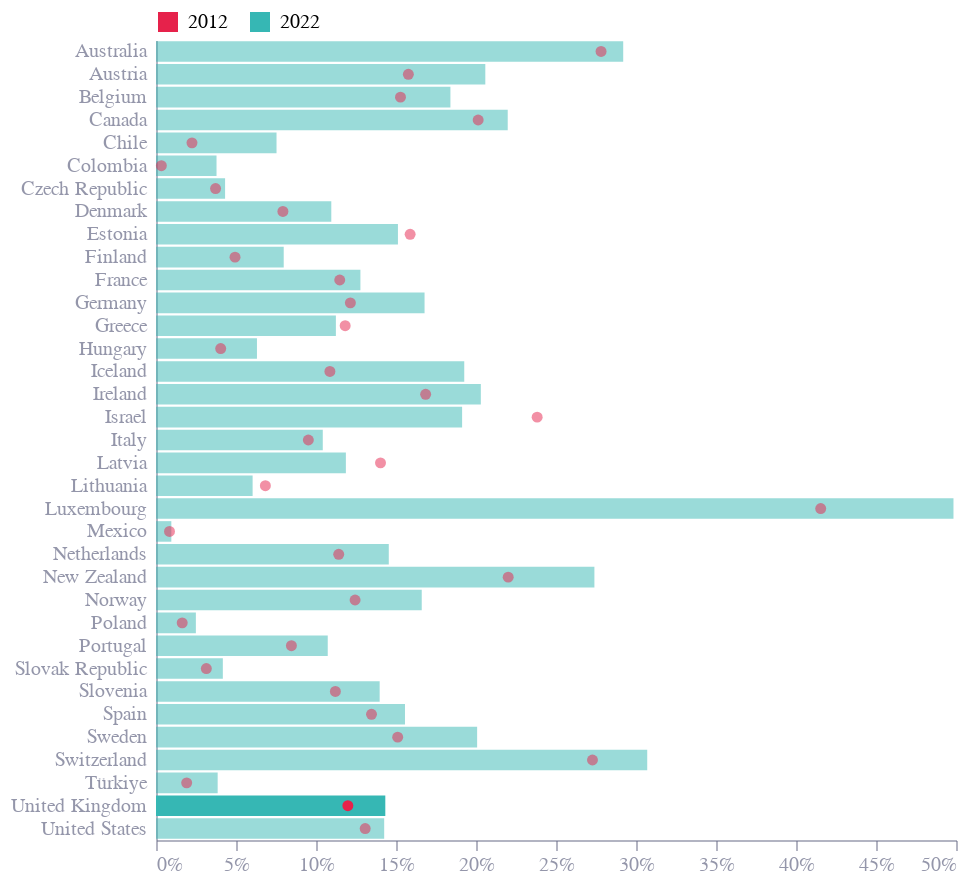

This figure's notebook cell:
### Code cell
df = pd.read_excel("data/migration_population.xlsx", skiprows=2)
df.columns = ['area'] + list(df.columns[1:])
df['country'] = df.area.shift(1)
df = df[~df.country.astype(str).str.contains('%')]
df = df.iloc[1:-1, :]
df = df.drop(columns=['area'])
df = df.melt(id_vars=['country'], var_name='date', value_name='value')
df['value'] = pd.to_numeric(df['value'], errors='coerce')
df = df.dropna().sort_values(['country', 'date'])
full_df = df.copy()

recent_df = df.sort_values('date').drop_duplicates(subset=['country'], keep='last').rename(columns={'value': 'end'})
start_df = df.sort_values('date').drop_duplicates(subset=['country'], keep='first').rename(columns={'value': 'start'})

df = pd.merge(start_df, recent_df, on='country')

def get_iso3(country):
    try:
        return pycountry.countries.lookup(country).alpha_3
    except LookupError:
        manual = {'Türkiye': 'TUR'}
        if country in manual:
            return manual[country]
        print(f"Could not find ISO3 code for {country}")
        return None

df['iso3'] = df['country'].apply(get_iso3)

oecd_iso3s = ["AUS","AUT","BEL","CAN","CHL","COL","CZE","DNK","EST","FIN","FRA","DEU","GRC","HUN","ISL","IRL","ISR","ITA","JPN","KOR","LVA","LTU","LUX","MEX","NLD","NZL","NOR","POL","PRT","SVK","SVN","ESP","SWE","CHE","TUR","GBR","USA"]

df = df[df.iso3.isin(oecd_iso3s)]
df['series'] = '2022'

df['rank'] = df['end'].rank(ascending=False)

bars = alt.Chart(df).mark_bar(color="#36B7B4").encode(
    x=alt.X('end:Q', axis=alt.Axis(labelExpr='datum.value + "%"')),
    y=alt.Y('country:N', title='', 
            sort=alt.EncodingSortField(field='rank', order='ascending')),
    color=alt.Color('series:N', scale=alt.Scale(
        domain=['2022', '2012'],
        range=['#36B7B4', '#E6224B']
    ),
        legend=alt.Legend(orient='none', 
                          values=['2012', '2022'],
                          title='', direction='horizontal', legendX=0, legendY=-15)
    ),
    opacity=alt.condition(alt.datum.iso3 == 'GBR', alt.value(1), alt.value(0.5))
)

rules = alt.Chart(df).mark_circle(color='#E6224B').encode(
    x='start:Q',
    y=alt.Y('country:N', sort=alt.EncodingSortField(field='rank', order='ascending')),
    opacity=alt.condition(alt.datum.iso3 == 'GBR', alt.value(1), alt.value(0.5))
)

chart = (bars + rules).properties(
    width=400,
    height=400)

chart.save("oecd_migration_population.json")
chart.save("oecd_migration_population.png", scale_factor=3.0)

chart

### Figure 1 — Vega-Lite specification as saved in the notebook (floating-point values rounded to 4 significant figures)
{"config": {"font": "Circular Std", "mark": {"line": {"interpolate": "monotone"}}, "view": {"stroke": "transparent", "width": 400, "height": 300}, "range": {"category": ["#36B7B4", "#E6224B", "#F4C245", "#0063AF", "#00A767", "#179FDB", "#EB5C2E"], "diverging": ["#E6224B", "#E54753", "#C9C9C9", "#179FDB", "#122B39"], "heatmap": ["#C9C9C9", "#179FDB", "#0063AF", "#122B39"], "ordinal": ["#00A767", "#36B7B4", "#179FDB", "#0063AF", "#243B5A"]}, "axisX": {"domainColor": "#676A86", "domainOpacity": 0.5, "grid": false, "labelAngle": 0, "labelColor": "#676A86", "labelOpacity": 0.7, "orient": "bottom", "tickColor": "#676A86", "tickCount": 10, "tickOpacity": 0.5, "title": false, "titleAlign": "center", "titleAnchor": "middle", "titleColor": "#676A86", "titleFontSize": 12, "titleOpacity": 0.8, "titleY": -15}, "axisY": {"domainColor": "#676A86", "domainOpacity": 0.5, "gridColor": "#676A86", "gridDash": [1, 5], "gridOpacity": 0.5, "labelColor": "#676A86", "labelOpacity": 0.7, "labelPadding": 5, "tickColor": "#676A86", "tickCount": 8, "tickOpacity": 0.5, "ticks": false, "titleAlign": "left", "titleAngle": 0, "titleBaseline": "bottom", "titleColor": "#676A86", "titleFontSize": 12, "titleOpacity": 0.8, "titleX": 0, "titleY": -7}}, "layer": [{"mark": {"type": "bar", "color": "#36B7B4"}, "encoding": {"color": {"field": "series", "legend": {"direction": "horizontal", "legendX": 0, "legendY": -15, "orient": "none", "title": "", "values": ["2012", "2022"]}, "scale": {"domain": ["2022", "2012"], "range": ["#36B7B4", "#E6224B"]}, "type": "nominal"}, "opacity": {"condition": {"test": "(datum.iso3 === 'GBR')", "value": 1}, "value": 0.5}, "x": {"axis": {"labelExpr": "datum.value + \"%\""}, "field": "end", "type": "quantitative"}, "y": {"field": "country", "sort": {"field": "rank", "order": "ascending"}, "title": "", "type": "nominal"}}}, {"mark": {"type": "circle", "color": "#E6224B"}, "encoding": {"opacity": {"condition": {"test": "(datum.iso3 === 'GBR')", "value": 1}, "value": 0.5}, "x": {"field": "start", "type": "quantitative"}, "y": {"field": "country", "sort": {"field": "rank", "order": "ascending"}, "type": "nominal"}}}], "data": {"name": "data-9efb86959853f93449e83cad39c4f97c"}, "height": 400, "width": 400, "$schema": "https://vega.github.io/schema/vega-lite/v5.8.0.json", "datasets": {"data-9efb86959853f93449e83cad39c4f97c": [{"country": "Australia", "date_x": 2012, "start": 27.82, "date_y": 2021, "end": 29.2, "iso3": "AUS", "series": "2022", "rank": 3.0}, {"country": "Switzerland", "date_x": 2012, "start": 27.28, "date_y": 2022, "end": 30.7, "iso3": "CHE", "series": "2022", "rank": 2.0}, {"country": "Czech Republic", "date_x": 2012, "start": 3.723, "date_y": 2022, "end": 4.318, "iso3": "CZE", "series": "2022", "rank": 30.0}, {"country": "Sweden", "date_x": 2012, "start": 15.1, "date_y": 2022, "end": 20.07, "iso3": "SWE", "series": "2022", "rank": 8.0}, {"country": "Denmark", "date_x": 2012, "start": 7.932, "date_y": 2022, "end": 10.96, "iso3": "DNK", "series": "2022", "rank": 23.0}, {"country": "Spain", "date_x": 2012, "start": 13.47, "date_y": 2022, "end": 15.56, "iso3": "ESP", "series": "2022", "rank": 14.0}, {"country": "Estonia", "date_x": 2012, "start": 15.88, "date_y": 2022, "end": 15.12, "iso3": "EST", "series": "2022", "rank": 15.0}, {"country": "Slovenia", "date_x": 2012, "start": 11.21, "date_y": 2022, "end": 13.98, "iso3": "SVN", "series": "2022", "rank": 19.0}, {"country": "Finland", "date_x": 2012, "start": 4.939, "date_y": 2022, "end": 7.982, "iso3": "FIN", "series": "2022", "rank": 26.0}, {"country": "France", "date_x": 2012, "start": 11.48, "date_y": 2022, "end": 12.77, "iso3": "FRA", "series": "2022", "rank": 20.0}, {"country": "Portugal", "date_x": 2012, "start": 8.463, "date_y": 2022, "end": 10.73, "iso3": "PRT", "series": "2022", "rank": 24.0}, {"country": "Germany", "date_x": 2012, "start": 12.15, "date_y": 2022, "end": 16.78, "iso3": "DEU", "series": "2022", "rank": 12.0}, {"country": "Chile", "date_x": 2012, "start": 2.249, "date_y": 2022, "end": 7.533, "iso3": "CHL", "series": "2022", "rank": 27.0}, {"country": "Poland", "date_x": 2012, "start": 1.638, "date_y": 2022, "end": 2.492, "iso3": "POL", "series": "2022", "rank": 34.0}, {"country": "Norway", "date_x": 2012, "start": 12.44, "date_y": 2022, "end": 16.61, "iso3": "NOR", "series": "2022", "rank": 13.0}, {"country": "Hungary", "date_x": 2012, "start": 4.044, "date_y": 2022, "end": 6.31, "iso3": "HUN", "series": "2022", "rank": 28.0}, {"country": "New Zealand", "date_x": 2012, "start": 22.01, "date_y": 2018, "end": 27.4, "iso3": "NZL", "series": "2022", "rank": 4.0}, {"country": "Iceland", "date_x": 2012, "start": 10.87, "date_y": 2022, "end": 19.27, "iso3": "ISL", "series": "2022", "rank": 9.0}, {"country": "Netherlands", "date_x": 2012, "start": 11.42, "date_y": 2022, "end": 14.55, "iso3": "NLD", "series": "2022", "rank": 16.0}, {"country": "Mexico", "date_x": 2012, "start": 0.8443, "date_y": 2020, "end": 0.9575, "iso3": "MEX", "series": "2022", "rank": 35.0}, {"country": "Ireland", "date_x": 2012, "start": 16.85, "date_y": 2022, "end": 20.3, "iso3": "IRL", "series": "2022", "rank": 7.0}, {"country": "Luxembourg", "date_x": 2012, "start": 41.54, "date_y": 2022, "end": 49.84, "iso3": "LUX", "series": "2022", "rank": 1.0}, {"country": "Israel", "date_x": 2012, "start": 23.82, "date_y": 2022, "end": 19.13, "iso3": "ISR", "series": "2022", "rank": 10.0}, {"country": "Lithuania", "date_x": 2012, "start": 6.836, "date_y": 2022, "end": 6.038, "iso3": "LTU", "series": "2022", "rank": 29.0}, {"country": "Italy", "date_x": 2012, "start": 9.521, "date_y": 2022, "end": 10.42, "iso3": "ITA", "series": "2022", "rank": 25.0}, {"country": "Greece", "date_x": 2012, "start": 11.82, "date_y": 2022, "end": 11.24, "iso3": "GRC", "series": "2022", "rank": 22.0}, {"country": "Canada", "date_x": 2012, "start": 20.13, "date_y": 2021, "end": 21.98, "iso3": "CAN", "series": "2022", "rank": 5.0}, {"country": "Slovak Republic", "date_x": 2012, "start": 3.146, "date_y": 2022, "end": 4.177, "iso3": "SVK", "series": "2022", "rank": 31.0}, {"country": "Latvia", "date_x": 2012, "start": 14.03, "date_y": 2022, "end": 11.87, "iso3": "LVA", "series": "2022", "rank": 21.0}, {"country": "Austria", "date_x": 2012, "start": 15.77, "date_y": 2022, "end": 20.58, "iso3": "AUT", "series": "2022", "rank": 6.0}, {"country": "United Kingdom", "date_x": 2012, "start": 11.99, "date_y": 2021, "end": 14.33, "iso3": "GBR", "series": "2022", "rank": 17.0}, {"country": "Belgium", "date_x": 2012, "start": 15.28, "date_y": 2022, "end": 18.4, "iso3": "BEL", "series": "2022", "rank": 11.0}, {"country": "United States", "date_x": 2012, "start": 13.07, "date_y": 2022, "end": 14.26, "iso3": "USA", "series": "2022", "rank": 18.0}, {"country": "Türkiye", "date_x": 2014, "start": 1.917, "date_y": 2022, "end": 3.854, "iso3": "TUR", "series": "2022", "rank": 32.0}, {"country": "Colombia", "date_x": 2015, "start": 0.3345, "date_y": 2020, "end": 3.782, "iso3": "COL", "series": "2022", "rank": 33.0}]}}
